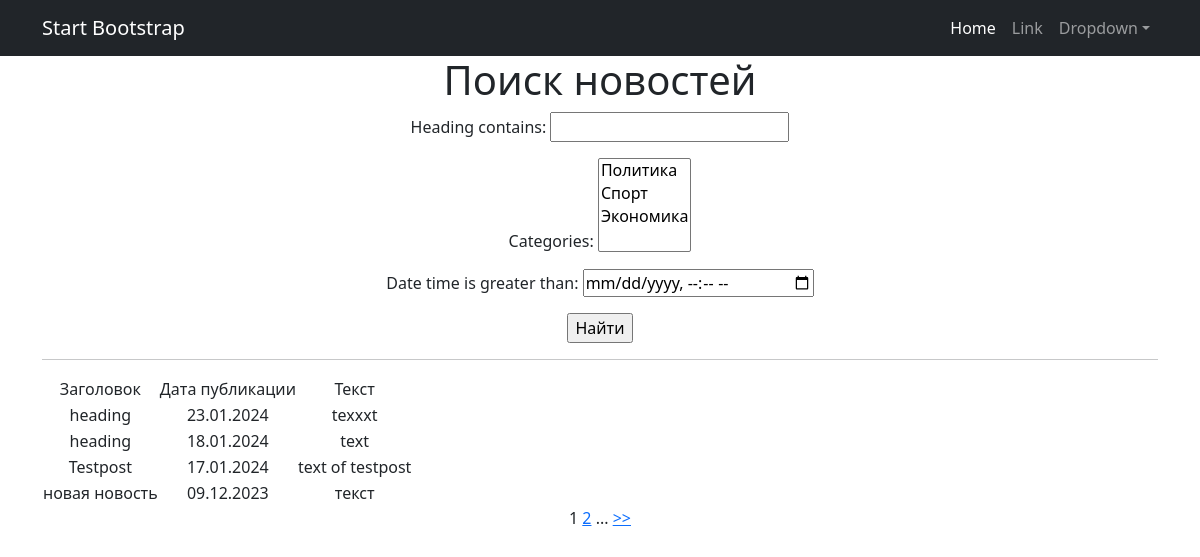
The page /newspaper/news/search/ on the database as committed earlier.
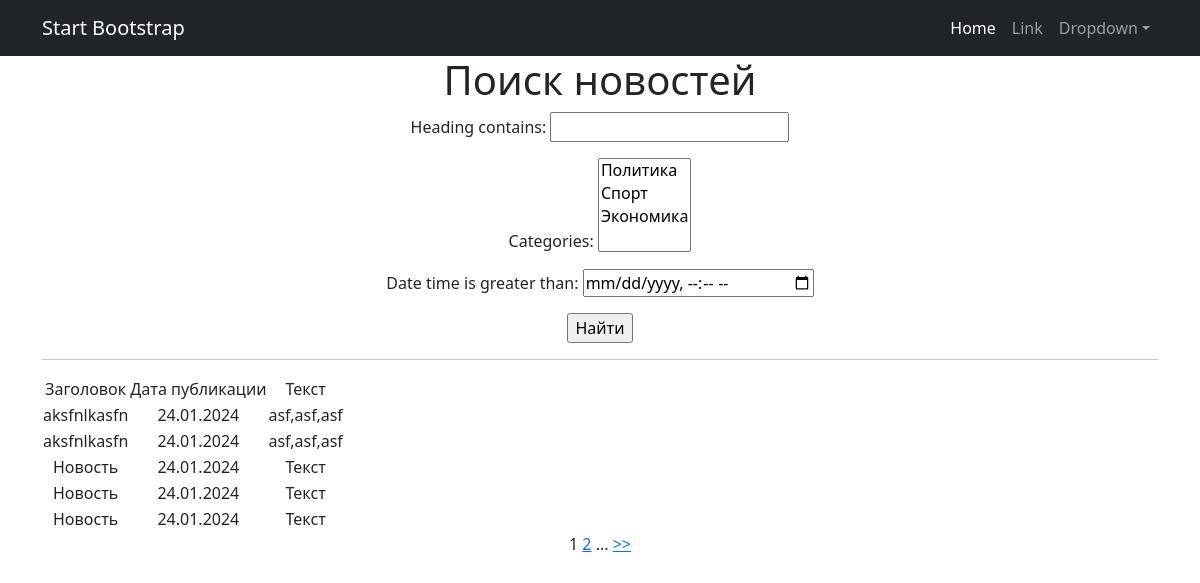
The same page on the database as committed later.
### newsapp/models.py (models this page shows, shortened)
class Post(models.Model):
    Article_or_News = [
        ('A', 'Статья'),
        ('N', 'Новость')
    ]
    heading = models.CharField(max_length=50)
    text = models.TextField()
    post_rate = models.IntegerField(default=0)
    date_time = models.DateTimeField(auto_now_add=True)
    author = models.ForeignKey(Author, on_delete=models.CASCADE)
    choice = models.CharField(max_length=1, choices=Article_or_News, default='N')
    categories = models.ManyToManyField(Category, through='PostCategory')

### newsapp/views.py (the view)
# urls.py: path('news/search/', NewsSearch.as_view(), name='news_search'),
class NewsSearch(ListView):
    model = Post
    ordering = '-date_time'
    template_name = 'news_search.html'
    context_object_name = 'posts'
    paginate_by = 5
    def get_queryset(self):
        queryset = super().get_queryset()
        self.filterset = PostFilter(self.request.GET, queryset)
        return self.filterset.qs
    def get_context_data(self, **kwargs):
        context = super().get_context_data(**kwargs)
        context['filterset'] = self.filterset
        return context

### newsapp/models.py (called while the page is built)
    def __str__(self):
        return self.category_name

### newsapp/templatetags/custom_filters.py (called while the page is built)
@register.filter()
def censor(sentence):
    text = sentence.split()
    for i, word in enumerate(text):
        if word in bad_words:
            text[i] = word[0] + '***'
    return ' '.join(text)

### newsapp/templatetags/custom_tags.py (called while the page is built)
@register.simple_tag(takes_context=True)
def url_replace(context, **kwargs):
   d = context['request'].GET.copy()
   for k, v in kwargs.items():
       d[k] = v
   return d.urlencode()

### templates/news_search.html (shortened to what this page needs)
{% extends 'flatpages/default.html' %}
{% load custom_filters %}
{% load custom_tags %}
{% block content %}
<h1>Поиск новостей</h1>
<form action="" method="get">
    {{ filterset.form.as_p }}
    <input type="submit" value="Найти" />
</form>
   <hr>
   {% if posts %}
       <table>
           <tr>
               <td> Заголовок</td>
               <td>Дата публикации</td>
               <td>Текст</td>
           </tr>
           {% for post in posts %}
           {% if post.choice == 'N' %}
           <tr>
               <td> {{post.heading|censor}} </td>
               <td> {{post.date_time|date:'d.m.Y'}} </td>
               <td> {{post.text|truncatewords:20|censor}} </td>
           </tr>
           {% endif %}
           {% endfor %}
       </table>
   {% else %}
       <h2>Постов нет!</h2>
   {% endif %}
{{ page_obj.number }}
{% if page_obj.has_next %}
<a href="?{% url_replace page=page_obj.next_page_number %}">{{ page_obj.next_page_number }}</a>
{% if paginator.num_pages != page_obj.next_page_number %}
...
<a href="?{% url_replace page=page_obj.paginator.num_pages %}"> >> </a>
{% endif %}
{% endif %}
{% endblock content %}

Rows that differ between the two databases and show on the page:
no longer on this page (row unchanged): Post: heading|censor "heading", date_time "23.01.2024", text|censor "texxxt"
no longer on this page (row unchanged): Post: heading|censor "heading", date_time "18.01.2024", text|censor "text"
no longer on this page (row unchanged): Post: heading|censor "Testpost", date_time "17.01.2024", text|censor "text of testpost"
no longer on this page (row unchanged): Post: heading|censor "новая новость", date_time "09.12.2023", text|censor "текст"
added Post: heading|censor "aksfnlkasfn", date_time "24.01.2024", text|censor "asf,asf,asf"
added Post: heading|censor "aksfnlkasfn", date_time "24.01.2024", text|censor "asf,asf,asf"
added Post: heading|censor "Новость", date_time "24.01.2024", text|censor "Текст"
added Post: heading|censor "Новость", date_time "24.01.2024", text|censor "Текст"
added Post: heading|censor "Новость", date_time "24.01.2024", text|censor "Текст"
